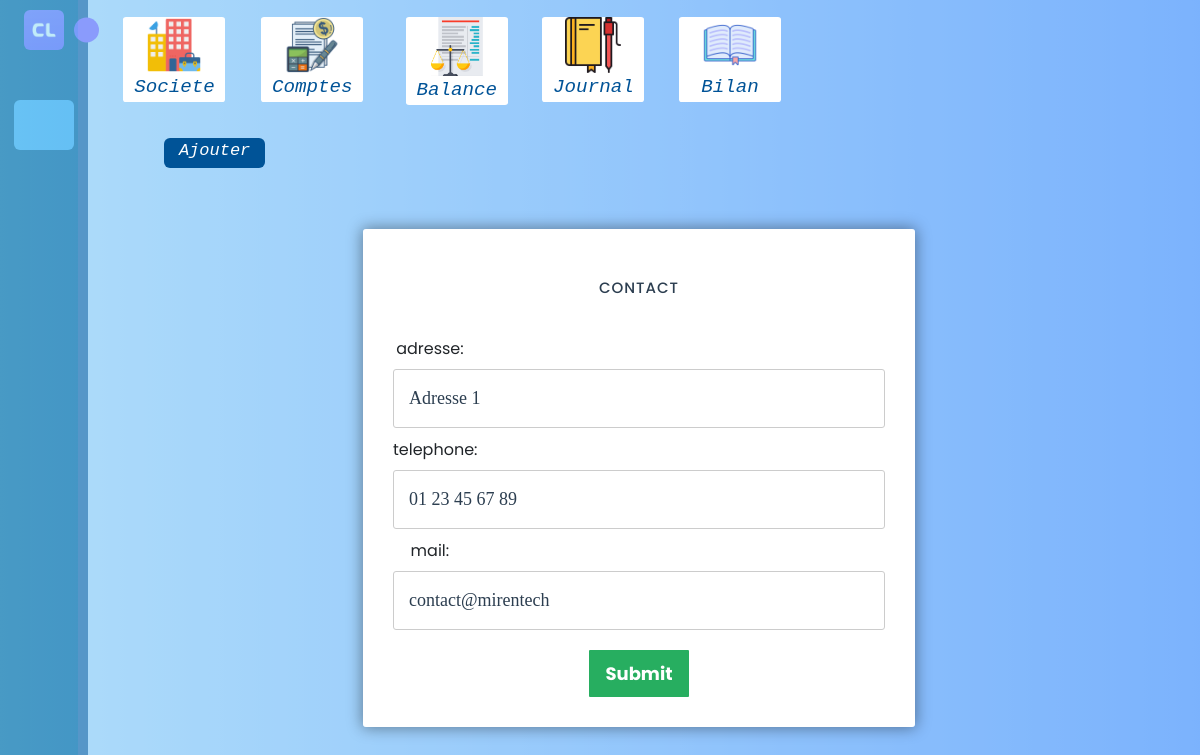
Screenshot of /SI-ITU/update/Update/contact?id=1 with the database file from the repository.
### tables this page shows
CREATE TABLE Contact (
    id INTEGER AUTO_INCREMENT PRIMARY KEY ,
    idSociete INTEGER null,
    adresse VARCHAR(255) NULL,
    telephone VARCHAR(255) , 
    mail VARCHAR(255) NULL,
    Siege varchar(15) NUll,
    
    FOREIGN KEY (idSociete) REFERENCES identite_Entreprise(id)

);

### SI-ITU/application/views/templates/template.php (called while the page is built, shortened)
<?php
    $header = "templates/header";
    if($categorie == "S")
    {
        $header = "templates/headerS";
    }
    $this->load->view($header);
    $this->load->view($content);
?>

### SI-ITU/application/controllers/update/Update.php (called while the page is built, shortened)
<?php
class Update extends CI_Controller
{
    public function contact()
    {
        $adresse = $this->input->post('adresse');
        $telephone = $this->input->post('telephone');
        $mail = $this->input->post('mail');
        $data = array(
            'adresse' => $adresse,
            'telephone' => $telephone,
            'mail' => $mail,
        );
        $data['categorie'] = "S";
        $data['content'] = "update/contact";
        $this->load->view('templates/template', $data);
    }
}

### SI-ITU/index.php (called while the page is built, shortened)
<?php
require_once BASEPATH.'core/CodeIgniter.php';

### SI-ITU/application/views/update/contact.php (the view, shortened to what this page needs)
<?php
    $id = $_GET['id'];
    $query = $this->db->get_where('Contact', array('id' => $id));
    $contact = $query->row();
?>
         <form id="msform" action="<?php echo site_url('up/Update/contact')?>" method="POST">
            <fieldset><h2 class="fs-title">Contact</h2>
<label for="adresse">adresse: </label>
              <input value="<?php echo "$contact->adresse" ?>" type="text" name="adresse" />
<label for="prenom">telephone: </label>
              <input value="<?php echo "$contact->telephone" ?>" type="text" name="telephone" />
<label for="metier">mail: </label>
              <input value="<?php echo "$contact->mail" ?>"type="text" name="mail" />
       <button class="submit action-button" target="_top">Submit</a>
            </fieldset>
          </form>
    </section>
</body>
</html>

### SI-ITU/assets/css/style.css (style rules this page uses)
* { box-sizing: border-box; -webkit-box-sizing: border-box; -moz-box-sizing: border-box; }
body { font-family: 'lato', sans-serif; -webkit-font-smoothing: antialiased; background: linear-gradient(270deg, #0070fbeb, #8fe1f4); padding: 0; margin: 0; height: 100vh; }
h2 { text-align: center; font-size: 18px; text-transform: uppercase; letter-spacing: 1px; color: black; padding: 30px 0; }

### SI-ITU/assets/css/left.css (style rules this page uses)
* { margin: 0; padding: 0; box-sizing: border-box; font-family: 'Poppins', sans-serif; }
:root { --body-color: #E4E9F7; --sidebar-color: #FFF; --primary-color: #695CFE; --primary-color-light: #F6F5FF; --toggle-color: #DDD; --text-color: #707070; --tran-03: all 0.2s ease; --tran-03: all 0.3s ease; --tran-04: all 0.3s ease; --tran-05: all 0.3s ease; }
body { min-height: 100vh; background-color: var(--body-color); transition: var(--tran-05); }

### SI-ITU/application/views/update/contact.php (style rules this page uses)
body { font-family: montserrat, arial, verdana; }
#msform { width: 690px; margin: 50px auto; text-align: center; position: relative; }
#msform fieldset { background: white; border: 0 none; border-radius: 3px; box-shadow: 0 0 15px 1px rgba(0, 0, 0, 0.4); padding: 20px 30px; box-sizing: border-box; width: 80%; margin: 0 10%; position: relative; }
#msform input, #msform textarea { padding: 15px; border: 1px solid #ccc; border-radius: 3px; margin-bottom: 10px; width: 100%; box-sizing: border-box; font-family: montserrat; color: #2C3E50; font-size: 18px; }
#msform .action-button { width: 100px; background: #27AE60; font-weight: bold; color: white; border: 0 none; border-radius: 1px; cursor: pointer; padding: 10px; margin: 10px 5px; text-decoration: none; font-size: 18px; }
.fs-title { font-size: 15px; text-transform: uppercase; color: #2C3E50; margin-bottom: 10px; }
label { margin-right: 85%; display: inline-block; margin-bottom: 0.5rem; }

### rows the page displays
contact: adresse "Adresse 1", telephone "01 23 45 67 89", mail "contact@mirentech"
